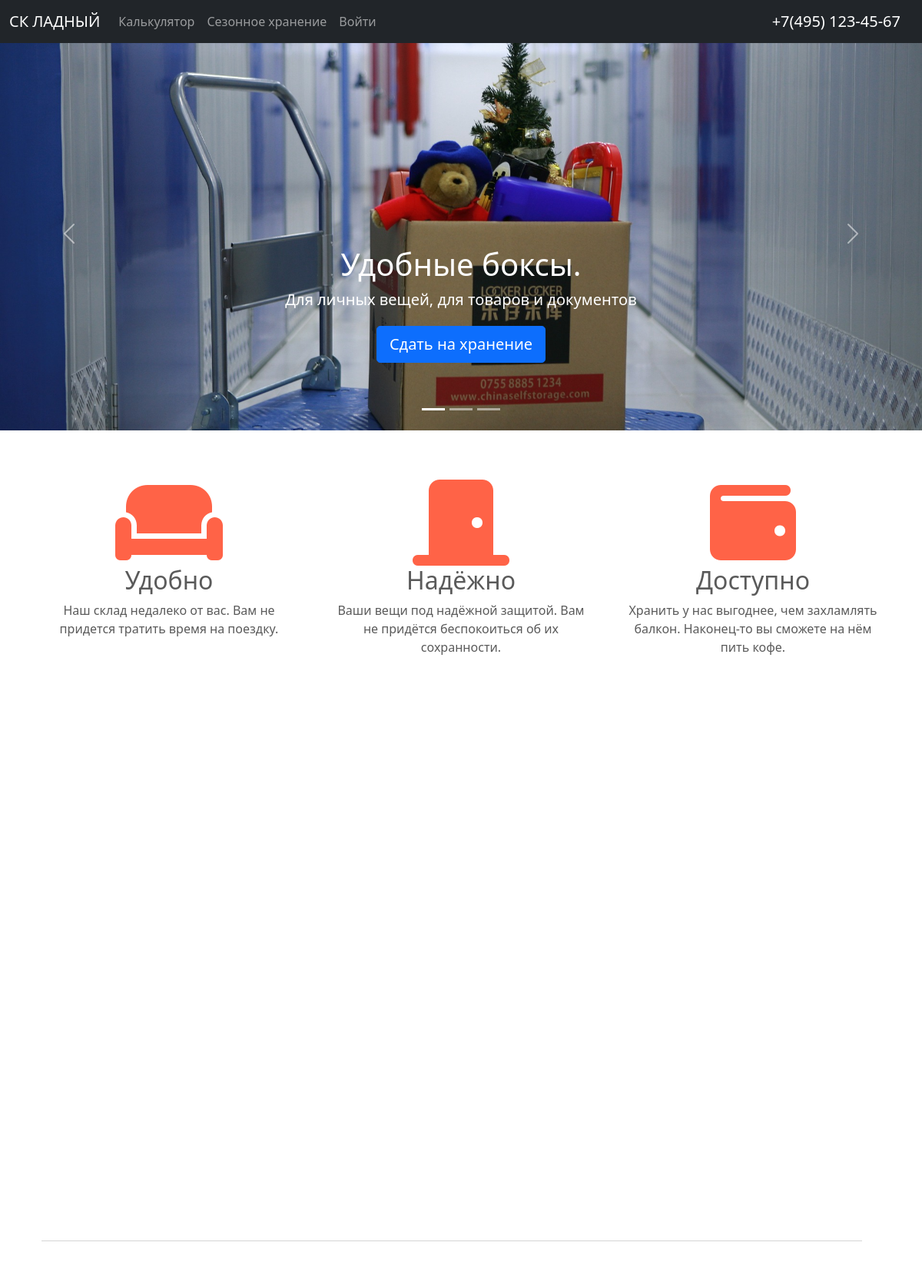
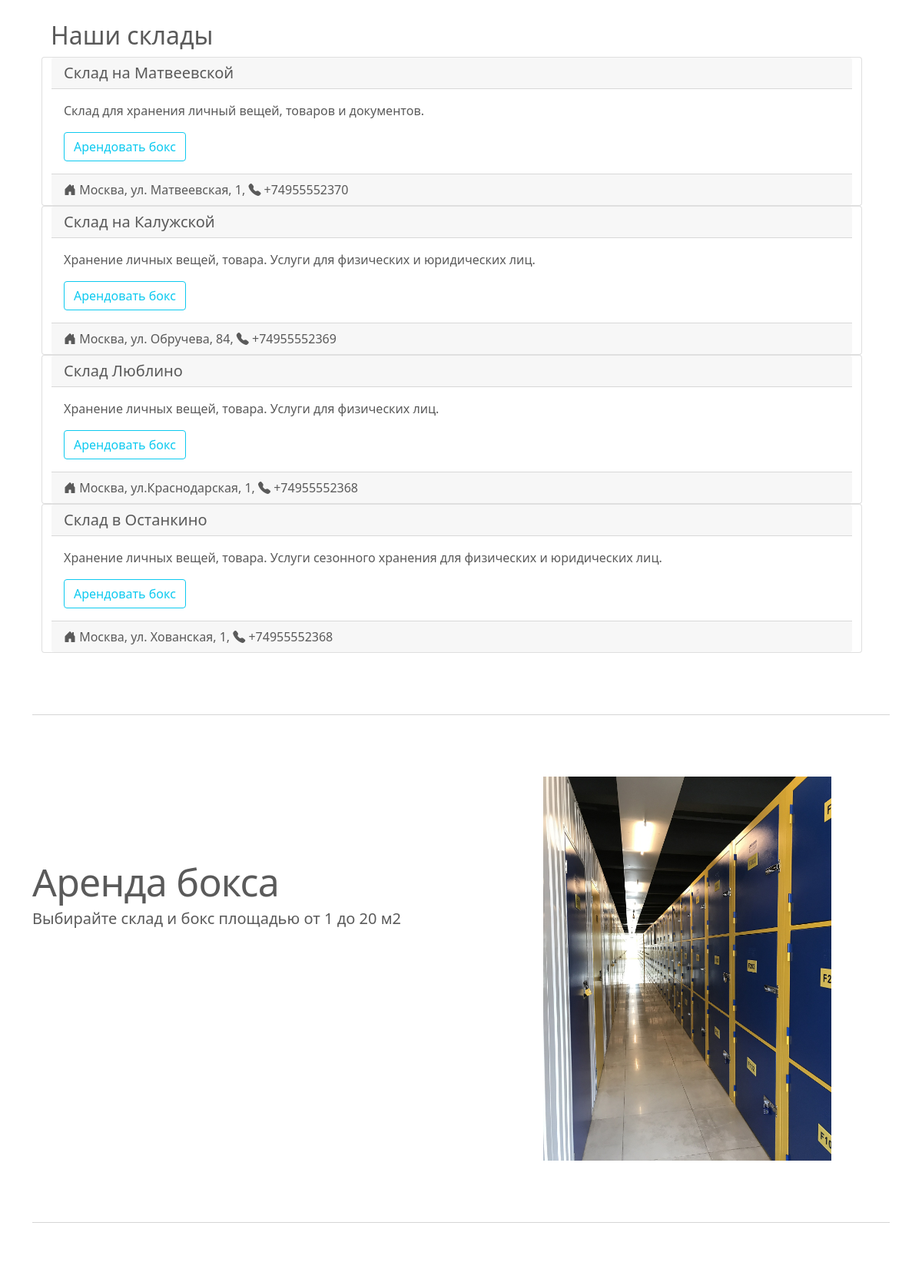
The page / (upper part) on the database its author committed (2 pictures, top to bottom).
### apps/storage/models.py (models this page shows, shortened)
class Warehouse(models.Model):
    title = models.CharField(max_length=100, verbose_name='Название склада')
    description = models.TextField(verbose_name='Подробное описание склада')
    address = models.CharField(max_length=200, unique=True, verbose_name='Адрес склада')
    phone = PhoneNumberField(verbose_name='Телефонный номер склада',
                             help_text='Введите номер телефона, например, +79999999999')
    latitude = models.FloatField(validators=lat_validators, verbose_name='Широта', )
    longitude = models.FloatField(validators=lng_validators, verbose_name='Долгота')
    slug = models.SlugField(max_length=100, unique=True)
    class Meta:
        verbose_name = 'Склад'
        verbose_name_plural = 'Склады'
        db_table = 'warehouses'

### apps/storage/views.py (the view)
# urls.py: path('', main_page, name='main_page'),
def main_page(request):
    warehouses = Warehouse.objects.all()
    warehouses_for_template = {}
    for w in warehouses:
        warehouses_for_template[w.title] = [[w.latitude, w.longitude], w.description]
    return render(request, 'main_page.html', context={
                                        'warehouses': warehouses,
                                        'YANDEX_MAPS_API_KEY': settings.YANDEX_MAPS_API_KEY,
                                        }
                 )

### apps/storage/templates/main_page.html (shortened to what this page needs)
{% extends 'base.html' %}
{% load static %}
{% load l10n %}
{% block slider %}
  <div id="myCarousel" class="carousel slide" data-bs-ride="carousel">
    <div class="carousel-indicators">
      <button type="button" data-bs-target="#myCarousel" data-bs-slide-to="0" class="active" aria-current="true" aria-label="Slide 1"></button>
      <button type="button" data-bs-target="#myCarousel" data-bs-slide-to="1" aria-label="Slide 2"></button>
      <button type="button" data-bs-target="#myCarousel" data-bs-slide-to="2" aria-label="Slide 3"></button>
    </div>
    <div class="carousel-inner">
      <div class="carousel-item active">
        <img class="front-image" src="{% static 'basic_templates/images/mini-storage-gab28e25f8_1920.jpg' %}">
        <div class="container">
          <div class="carousel-caption">
            <h1>Удобные боксы.</h1>
            <p>Для личных вещей, для товаров и документов</p>
            <p><a class="btn btn-lg btn-primary" href="{% url 'calculator' 2 1 %}">Сдать на хранение</a></p>
          </div>
        </div>
      </div>
    </div>
    <button class="carousel-control-prev" type="button" data-bs-target="#myCarousel" data-bs-slide="prev">
      <span class="carousel-control-prev-icon" aria-hidden="true"></span>
    </button>
    <button class="carousel-control-next" type="button" data-bs-target="#myCarousel" data-bs-slide="next">
      <span class="carousel-control-next-icon" aria-hidden="true"></span>
    </button>
  </div>
 {% endblock %}
    {% block marketing %}
    <div class="row">
      <div class="col-lg-4">
        <i class="fas fa-couch" style="font-size: 7em; color: #ff6347"></i>
        <h2>Удобно</h2>
        <p>Наш склад недалеко от вас. Вам не придется тратить время на поездку.</p>
      </div>
      <div class="col-lg-4">
        <i class="fas fa-door-closed" style="font-size: 7em; color: #ff6347"></i>
        <h2>Надёжно</h2>
        <p>Ваши вещи под надёжной защитой. Вам не придётся беспокоиться об их сохранности.</p>
      </div>
      <div class="col-lg-4">
        <i class="fas fa-wallet" style="font-size: 7em; color: #ff6347"></i>
        <h2>Доступно</h2>
        <p>Хранить у нас выгоднее, чем захламлять балкон. Наконец-то вы сможете на нём пить кофе.</p>
      </div>
    </div>
    {% endblock %}
    {% block map %}
      <div id="map" style="width: 100%; height: 40rem;"></div>
    {% endblock %}
    {% block content %}
    <hr class="featurette-divider">
    <h2>Наши склады</h2>
        {% for w in warehouses %}
            <div class="card">
            <h5 class="card-header">{{ w.title }}</h5>
            <div class="card-body">
                <p class="card-text">{{ w.description }}</p>
                <a href="{% url 'calculator' 1 w.id %}" class="btn btn-outline-info">Арендовать бокс</a>
            </div>
            <div class="card-footer">
            <i class="bi bi-house-door-fill"></i> {{ w.address }}, <i class="bi bi-telephone-fill"></i> {{ w.phone }}
            </div>
            </div>
        {% endfor %}
    {% endblock %}
    {% block featurettes %}
    <hr class="featurette-divider">
    <div class="row featurette">
      <div class="col-md-7">
        <h2 class="featurette-heading">Аренда бокса</h2>
        <p class="lead">Выбирайте склад и бокс площадью от 1 до 20 м2</p>
      </div>
      <div class="col-md-5">
        <img class="market-image" src="{% static 'basic_templates/images/mini-storage-g10df42229_1920.jpg' %}">
      </div>
    </div>
    <hr class="featurette-divider">
    {% endblock %}

### basic_templates/static/basic_templates/css/carousel.css (style rules this page uses)
body { padding-top: 3rem; padding-bottom: 3rem; color: #5a5a5a; }
.carousel { margin-bottom: 4rem; }
.carousel-caption { bottom: 3rem; z-index: 10; }
.carousel-item { height: 32rem; }
.carousel-item > img { position: absolute; top: 0; left: 0; min-width: 100%; height: 32rem; }
.marketing .col-lg-4 { margin-bottom: 1.5rem; text-align: center; }
.marketing h2 { font-weight: 400; }
.marketing .col-lg-4 p { margin-right: .75rem; margin-left: .75rem; }
.featurette-divider { margin: 5rem 0; }
.featurette-heading { font-weight: 300; line-height: 1; letter-spacing: -.05rem; }
@media (min-width: 40em) { .carousel-caption p { margin-bottom: 1.25rem; font-size: 1.25rem; line-height: 1.4; } }
@media (min-width: 40em) { .featurette-heading { font-size: 50px; } }
@media (min-width: 62em) { .featurette-heading { margin-top: 7rem; } }

### basic_templates/static/basic_templates/css/storage.css (style rules this page uses)
img.front-image { height: 100%; min-height: 100%; object-fit: cover; object-position: center; }
img.market-image { max-height: 500px; max-width: 100%; object-fit: cover; object-position: center; }

### rows shown on the page
Warehouse: title "Склад на Матвеевской", description "Склад для хранения личный вещей, товаров и документов.", address "Москва, ул. Матвеевская, 1", phone "+74955552370"
Warehouse: title "Склад на Калужской", description "Хранение личных вещей, товара. Услуги для физических и юридических лиц.", address "Москва, ул. Обручева, 84", phone "+74955552369"
Warehouse: title "Склад Люблино", description "Хранение личных вещей, товара. Услуги для физических лиц.", address "Москва, ул.Краснодарская, 1", phone "+74955552368"
Warehouse: title "Склад в Останкино", description "Хранение личных вещей, товара. Услуги сезонного хранения для физических и юридических лиц.", address "Москва, ул. Хованская, 1", phone "+74955552368"
